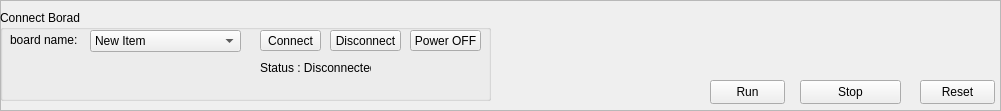
  <widget class="QFrame" name="board_frame">
   <property name="geometry">
    <rect>
     <x>0</x>
     <y>0</y>
     <width>1001</width>
     <height>111</height>
    </rect>
   </property>
   <property name="styleSheet">
    <string notr="true"/>
   </property>
   <property name="frameShape">
    <enum>QFrame::StyledPanel</enum>
   </property>
   <property name="frameShadow">
    <enum>QFrame::Raised</enum>
   </property>
   <widget class="QGroupBox" name="Connect_board_groupBox">
    <property name="geometry">
     <rect>
      <x>0</x>
      <y>10</y>
      <width>491</width>
      <height>91</height>
     </rect>
    </property>
    <property name="styleSheet">
     <string notr="true"/>
    </property>
    <property name="title">
     <string>Connect Borad</string>
    </property>
    <widget class="QLabel" name="board_host_name_label">
     <property name="geometry">
      <rect>
       <x>10</x>
       <y>20</y>
       <width>71</width>
       <height>20</height>
      </rect>
     </property>
     <property name="text">
      <string>board name:</string>
     </property>
    </widget>
    <widget class="QComboBox" name="host_name_comboBox">
     <property name="geometry">
      <rect>
       <x>90</x>
       <y>20</y>
       <width>151</width>
       <height>22</height>
      </rect>
     </property>
     <item>
      <property name="text">
       <string>New Item</string>
      </property>
     </item>
     <item>
      <property name="text">
       <string>192.168.1.100</string>
      </property>
     </item>
     <item>
      <property name="text">
       <string>127.0.0.1</string>
      </property>
     </item>
    </widget>
    <widget class="QPushButton" name="connect_pushButton">
     <property name="geometry">
      <rect>
       <x>260</x>
       <y>20</y>
       <width>61</width>
       <height>21</height>
      </rect>
     </property>
     <property name="text">
      <string>Connect</string>
     </property>
    </widget>
    <widget class="QLabel" name="status_board_label">
     <property name="geometry">
      <rect>
       <x>260</x>
       <y>50</y>
       <width>111</width>
       <height>16</height>
      </rect>
     </property>
     <property name="text">
      <string>Status : Disconnected</string>
     </property>
    </widget>
    <widget class="QPushButton" name="disconnect_pushButton">
     <property name="geometry">
      <rect>
       <x>330</x>
       <y>20</y>
       <width>71</width>
       <height>21</height>
      </rect>
     </property>
     <property name="text">
      <string>Disconnect</string>
     </property>
    </widget>
    <widget class="QPushButton" name="poweroff_pushButton">
     <property name="geometry">
      <rect>
       <x>410</x>
       <y>20</y>
       <width>71</width>
       <height>21</height>
      </rect>
     </property>
     <property name="text">
      <string>Power OFF</string>
     </property>
    </widget>
   </widget>
   <widget class="QPushButton" name="run_pushButton">
    <property name="geometry">
     <rect>
      <x>710</x>
      <y>80</y>
      <width>75</width>
      <height>24</height>
     </rect>
    </property>
    <property name="styleSheet">
     <string notr="true"/>
    </property>
    <property name="text">
     <string>Run</string>
    </property>
   </widget>
   <widget class="QPushButton" name="stop_pushButton">
    <property name="geometry">
     <rect>
      <x>800</x>
      <y>80</y>
      <width>101</width>
      <height>24</height>
     </rect>
    </property>
    <property name="styleSheet">
     <string notr="true"/>
    </property>
    <property name="text">
     <string>Stop</string>
    </property>
   </widget>
   <widget class="QPushButton" name="reset_pushButton">
    <property name="geometry">
     <rect>
      <x>920</x>
      <y>80</y>
      <width>75</width>
      <height>24</height>
     </rect>
    </property>
    <property name="styleSheet">
     <string notr="true"/>
    </property>
    <property name="text">
     <string>Reset</string>
    </property>
   </widget>
  </widget>
